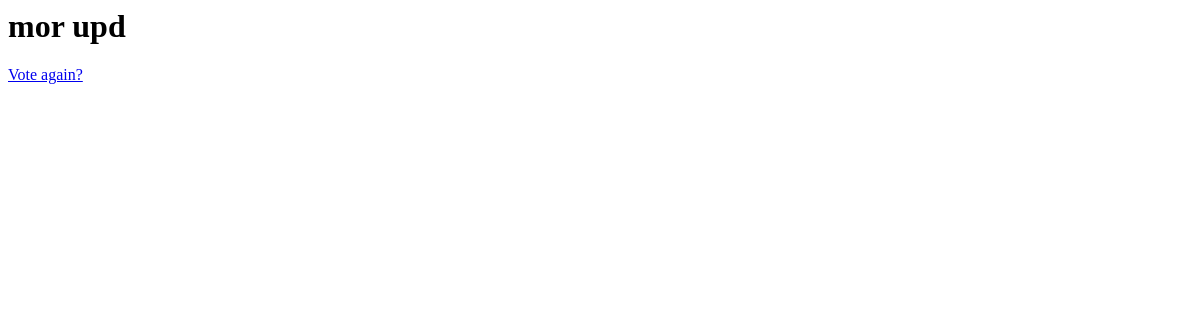
The app's page /polls/1/results/, older data.
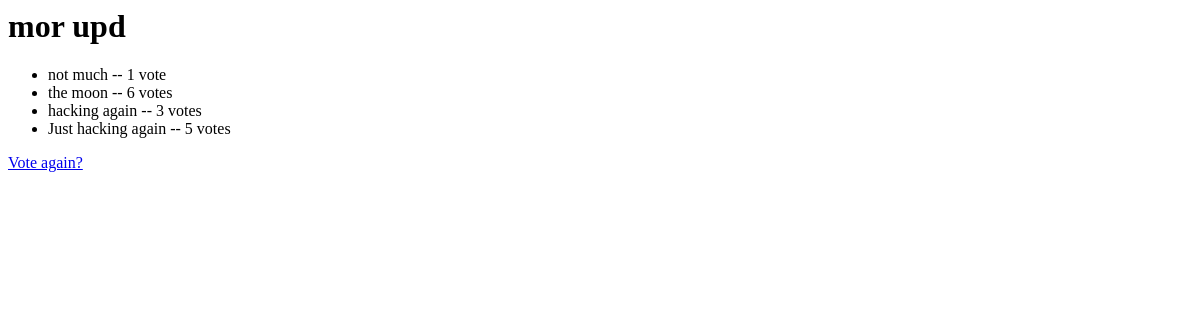
The same page, newer data.
### polls/models.py (models this page shows, shortened)
class Ques(models.Model):
    ques_text = models.CharField(max_length=200)
    pub_date = models.DateTimeField('date pub')

class Choice(models.Model):
    ques = models.ForeignKey(Ques, on_delete=models.CASCADE)
    choice_text = models.CharField(max_length=200)
    votes = models.IntegerField(default=0)

### polls/views.py (the view)
# urls.py: path('<int:pk>/results/', views.ResultsView.as_view(), name='results'),
class ResultsView(generic.DetailView):
    model = Ques
    template_name = 'polls/results.html'

### polls/templates/polls/results.html
<h1>{{ ques.ques_text }}</h1>
<ul>
    {% for choice in ques.choice_set.all %}
    <li>{{ choice.choice_text }} -- {{ choice.votes }} vote{{ choice.votes|pluralize }}</li>
    {% endfor %}
</ul>
<a href="{% url 'polls:detail' ques.id %}"> Vote again?</a>

Row changes from the older to the newer data that the page shows:
added Choice: choice_text "not much", votes "1"
added Choice: choice_text "the moon", votes "6"
added Choice: choice_text "hacking again", votes "3"
added Choice: choice_text "Just hacking again", votes "5"
